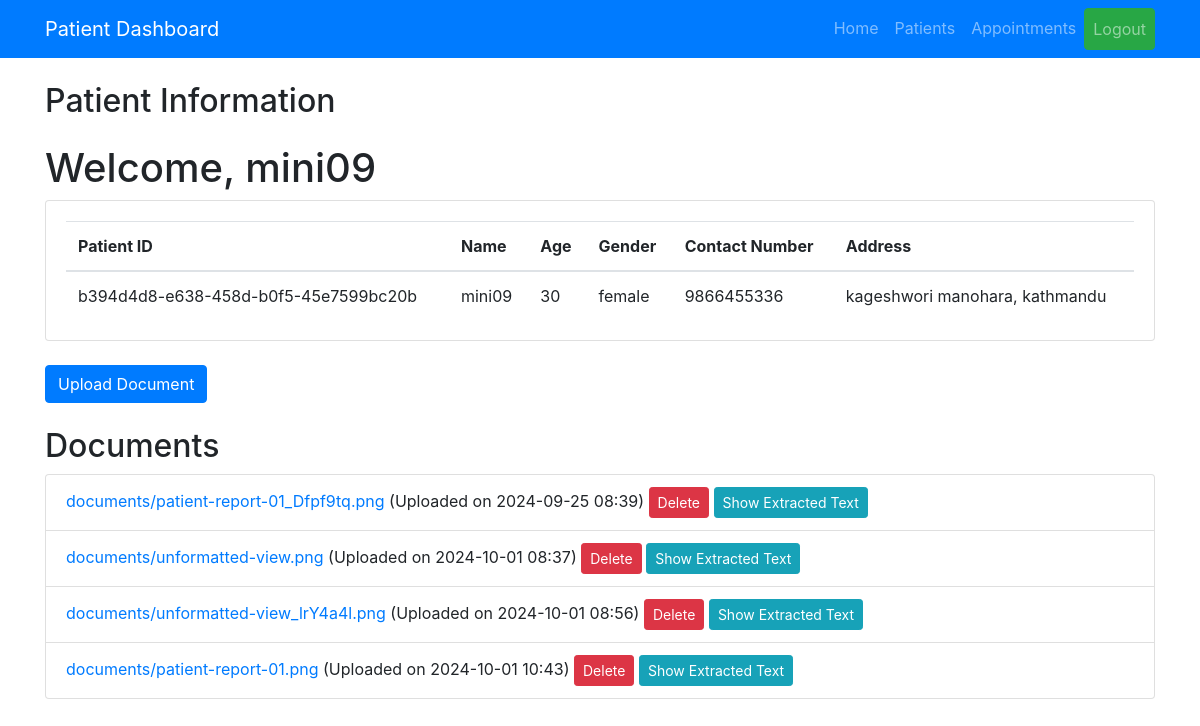
The app's page /dashboard/ (signed in), older data.
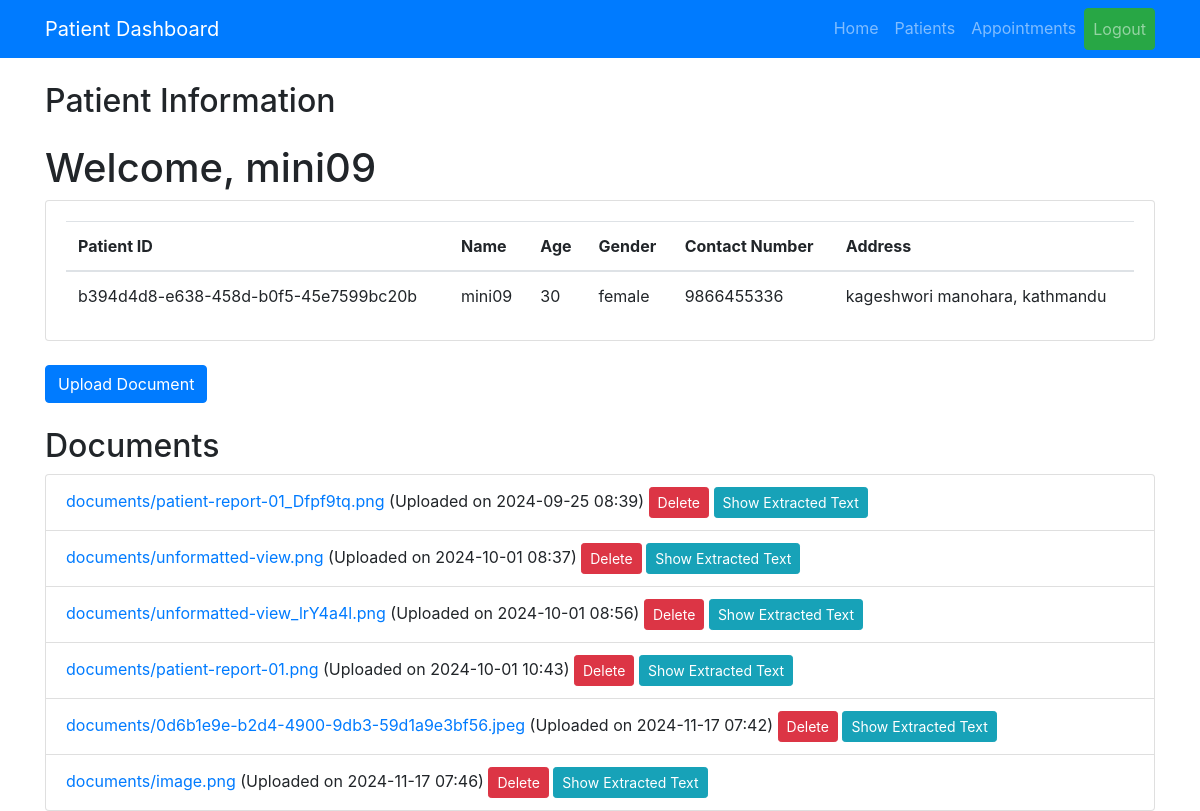
The same page, newer data.
### patientapp/models.py (models this page shows, shortened)
class UploadedDocument(models.Model):
    patient = models.ForeignKey(Patient, on_delete=models.CASCADE)  # Link to Patient model
    document = models.FileField(upload_to='documents/')  # Stores file path
    uploaded_at = models.DateTimeField(auto_now_add=True)  # Auto-save upload timestamp
    extracted_text = models.TextField(blank=True, null=True)  # To store OCR results
    report_date = models.DateField(blank=True, null=True)  # Optional field for report date

### patientapp/views.py (the view)
# urls.py: path('dashboard/', views.patient_dashboard, name='patient_dashboard'),
@login_required
def patient_dashboard(request):
    try:
        patient = Patient.objects.get(user=request.user)
        documents = UploadedDocument.objects.filter(patient=patient)# Fetch the patient instance
        return render(request, 'patientapp/patient_dashboard.html', {'patient': patient, 'documents': documents})
    except Patient.DoesNotExist:
        return render(request, 'patientapp/landing_page.html', {'message': 'No data available.'})

### patientapp/templates/patientapp/patient_dashboard.html (shortened to what this page needs)
 {% load static %}
<!DOCTYPE html>
<html lang="en">
<head>
    <link rel="stylesheet" href="https://stackpath.bootstrapcdn.com/bootstrap/4.5.2/css/bootstrap.min.css">
</head>
<body>
    <nav class="navbar navbar-expand-lg navbar-dark bg-primary">
        <div class="container">
            <a class="navbar-brand" href="#">Patient Dashboard</a>
            <div class="collapse navbar-collapse" id="navbarNav">
                <ul class="navbar-nav ml-auto">
                    <li class="nav-item"><a class="nav-link" href="#">Home</a></li>
                    <li class="nav-item"><a class="nav-link" href="#">Patients</a></li>
                    <li class="nav-item"><a class="nav-link" href="#">Appointments</a></li>
                    <li class="nav-item">
                        <form action="{% url 'logout' %}" method="post" style="display: inline;">
                            <button type="submit" class="btn btn-success nav-link">Logout</button>
                        </form>
                    </li>
                </ul>
            </div>
        </div>
    </nav>
    <div class="container mt-4">
        <h2 class="mb-4">Patient Information</h2>
        <h1>Welcome, {{ patient.user.username }}</h1>
        <div class="row">
            <div class="col-xl-12">
                <div class="card">
                    <div class="card-body">
                        <div class="table-responsive">
                            <table class="table table-hover table-centered mb-0">
                                <thead>
                                    <tr>
                                        <th scope="col">Patient ID</th>
                                        <th scope="col">Name</th>
                                        <th scope="col">Age</th>
                                        <th scope="col">Gender</th>
                                        <th scope="col">Contact Number</th>
                                        <th scope="col">Address</th>
                                    </tr>
                                </thead>
                                <tbody>
                                    {% if patient %}
                                    <tr>
                                        <td>{{ patient.patient_id }}</td>
                                        <td>{{ patient.user.username }}</td>
                                        <td>{{ patient.age }}</td>
                                        <td>{{ patient.gender }}</td>
                                        <td>{{ patient.contact_number }}</td>
                                        <td>{{ patient.address }}</td>
                                    </tr>
                                    {% else %}
                                    <tr><td colspan="6" class="text-center">No patient information available.</td></tr>
                                    {% endif %}
                                </tbody>
                            </table>
                        </div>
                    </div>
                </div>
            </div>
        </div>
        <div class="mt-4">
            <a href="{% url 'upload_document' patient.patient_id %}" class="btn btn-primary">Upload Document</a>
        </div>
        <h2 class="mt-4">Documents</h2>
        {% if documents %}
            <ul class="list-group">
                {% for document in documents %}
                    <li class="list-group-item">
                        <a href="{{ document.document.url }}" target="_blank">{{ document.document.name }}</a>
                        (Uploaded on {{ document.uploaded_at|date:"Y-m-d H:i" }})
                    <form action="{% url 'delete_document' document.id %}" method="post" style="display:inline;">
                        <button type="submit" class="btn btn-danger btn-sm">Delete</button>
                    </form>
                     <a href="{% url 'view_extracted_text' document.id %}" class="btn btn-info btn-sm">Show Extracted Text</a>
                </li>
            {% endfor %}
        </ul>
    {% else %}
        <p>No documents uploaded yet.</p>
    {% endif %}
</div>
</body>
</html>

Row changes from the older to the newer data that the page shows:
added UploadedDocument: document.name "documents/0d6b1e9e-b2d4-4900-9db3-59d1a9e3bf56.jpeg", uploaded_at "2024-11-17 07:42"
added UploadedDocument: document.name "documents/image.png", uploaded_at "2024-11-17 07:46"
